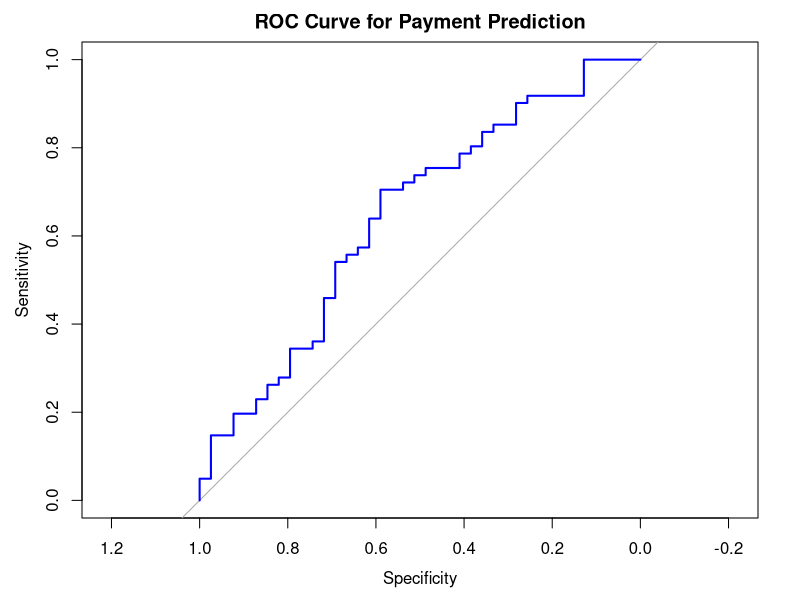

Write the R code that produced this figure.
# 필요한 패키지 설치 및 로드
#install.packages(c("dplyr", "ggplot2", "pROC"))
library(dplyr)
library(ggplot2)
library(pROC)

# 가상 데이터 생성
set.seed(123)
customer_data <- data.frame(
  days_overdue = rnorm(100, mean = 30, sd = 10),
  past_payment_consistency = runif(100, 0, 1),
  income_level = rnorm(100, mean = 50000, sd = 15000),
  will_pay = rbinom(100, 1, 0.6) # 1 = 결제 가능, 0 = 결제 불가능
)

# 로지스틱 회귀 모델 학습
model <- glm(will_pay ~ days_overdue + past_payment_consistency + income_level, 
             data = customer_data, family = "binomial")

# 예측 확률 계산
customer_data$prob_pay <- predict(model, type = "response")

# 고객 분류 (0.5를 기준으로)
customer_data$shutoff_candidate <- ifelse(customer_data$prob_pay < 0.5, "Yes", "No")

# 결과 요약
summary(model)

# ROC 곡선 시각화
roc_obj <- roc(customer_data$will_pay, customer_data$prob_pay)
plot(roc_obj, main = "ROC Curve for Payment Prediction", col = "blue")
auc(roc_obj) # AUC 값 출력